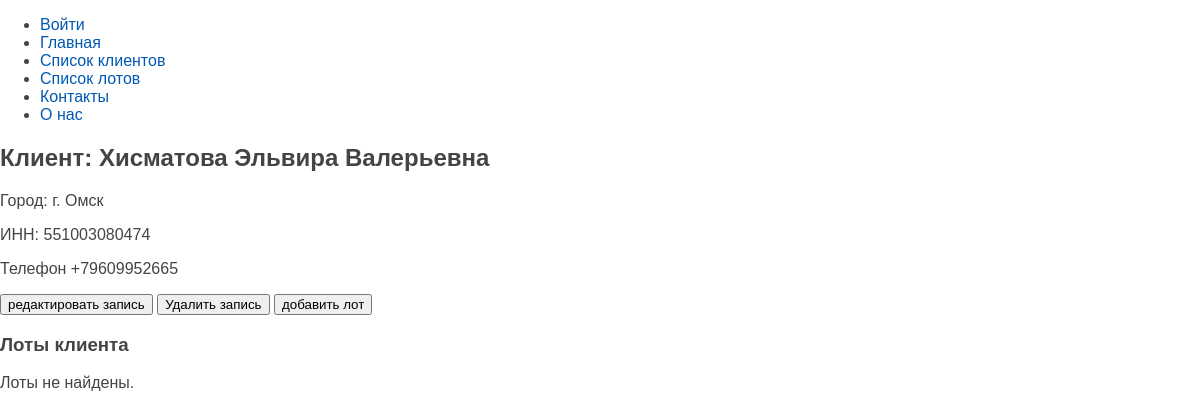
The page /show_client/551003080474/ on the database its author committed.
### clients/models.py (models this page shows, shortened)
class Client(models.Model):
    city = models.CharField(max_length=30, verbose_name="город")
    surname = models.CharField(
        max_length=30, verbose_name="фамилия", help_text="введите фамилию"
    )
    name = models.CharField(max_length=30, verbose_name="имя", help_text="введите имя")
    pl_birth = models.CharField(
        max_length=30, verbose_name="место рождения", help_text="введите место рождения"
    )
    birth_date = models.DateField(
        verbose_name="дата рождения", help_text="введите дату рождения"
    )
    patronymic = models.CharField(
        max_length=30, verbose_name="отчество", help_text="введите отчество"
    )
    pasp_ser = models.CharField(
        max_length=4, verbose_name="серия", help_text="введите серию паспрта"
    )
    pasp_num = models.CharField(
        max_length=6, verbose_name="номер", help_text="введите номер паспрта"
    )
    pas_home = models.CharField(
        max_length=100, verbose_name="место выдачи", help_text="введите место выдачи"
    )
    pas_date = models.DateField(
        verbose_name="дата выдачи", help_text="введите дату выдачи"
    )
    pas_code = models.CharField(
        max_length=7,
        verbose_name="код пдразделения",
        help_text="введите код пдразделения",
    )
    rigister = models.CharField(
        max_length=100, verbose_name="прописка", help_text="введите прописку"
    )
    PERSON_STATUS = [
        ('individual', 'Физлицо'),
        ('indiv_entrepr', 'ИП'),
    ]
    pers_status = models.CharField(max_length=15, choices=PERSON_STATUS, verbose_name="Статус физлица", blank=True, default='individual')
    post_index = models.CharField(
        max_length=6, verbose_name="индекс", help_text="введите индекс"
    )
    cl_inn = models.CharField(
        max_length=15, verbose_name="ИНН", help_text="введите ИНН", unique=True
    )
    cl_snils = models.CharField(
        max_length=15, verbose_name="СНИЛС", help_text="введите СНИЛС", blank=True
    )
    cl_email = models.EmailField(verbose_name="почта", help_text="введите почту")
    cl_phone = PhoneNumberField(
        null=False,
        blank=False,
        unique=True,
        verbose_name="номер",
        help_text="введите номер",
    )
    discription = models.TextField(verbose_name="заметка", null=True, blank=True)
    def full_name(self):
        return f"{self.surname} {self.name} {self.patronymic}".strip()
    class Meta:
        verbose_name = "список клиентов"
        verbose_name_plural = "список клиентов"
        ordering = ["surname", "name"]

### clients/views.py (the view)
# urls.py: path('show_client/<str:cl_inn>/', show_client, name='show_client'),
def show_client(request, cl_inn):
    client = get_object_or_404(Client, cl_inn=cl_inn)
    lots = LotListBank.objects.filter(client=client)
    return render(request, 'clients/show_client.html', {'client': client, 'lots': lots})

### clients/context_processors.py (called while the page is built)
def menu_context(request):
    menu = [
        {"title": "Войти", "url_name": "login"},
        {"title": "Главная", "url_name": "home"},
        {"title": "Список клиентов", "url_name": "clients_list"},
        {"title": "Список лотов", "url_name": "lot_list"},
        {"title": "Контакты", "url_name": "contact"},
        {"title": "О нас", "url_name": "about"},
    ]
    return {"menu": menu}

### templates/clients/show_client.html
{% extends "base.html" %}
{% block content %}
<div class="client-details">
    <h2>Клиент: {{ client.full_name }}</h2>
    <p>Город: {{ client.city }}</p>
    <p>ИНН: {{ client.cl_inn }}</p>
    <p>Телефон {{ client.cl_phone }}</p>
    <a href="{% url 'edit_client' client.cl_inn %}"><button>редактировать запись</button></a>
    <a href="{% url 'delete_client' client.cl_inn %}" onclick="return confirm('Вы уверены?')"><button>Удалить
            запись</button></a>
    <a href="{% url 'add_lot' client.cl_inn %}"><button>добавить лот</button></a>
    <div class="lots-list">
        <h3>Лоты клиента</h3>
        {% if lots %}
        <ul>
            {% for lot in lots %}
            <b>Место проведения:</b>
            <li><a href="{{ lot.lot_place_urls }}">{{ lot.lot_place_urls }}</a>
                <br>Номер Лота: {{ lot.lot_number }} <br>
                дата проведения {{ lot.end_of_feed }}
            </li>
            {% endfor %}
        </ul>
        {% else %}
        <p>Лоты не найдены.</p>
        {% endif %}
    </div>
    {% endblock %}

### clients/static/clients/css/styles.css (style rules this page uses)
html, body { font-family: 'Arial'; margin: 0; padding: 0; height: 100%; width: 100%; color: #444; }
a { color: #0059b2; text-decoration: none; }

### rows shown on the page
Client: full_name "Хисматова Эльвира Валерьевна", city "г. Омск", cl_inn "551003080474", cl_phone "+79609952665"

### other values the page prints
{{ m.title }} "Войти" "Главная" "Список клиентов" "Список лотов" "Контакты" "О нас"
